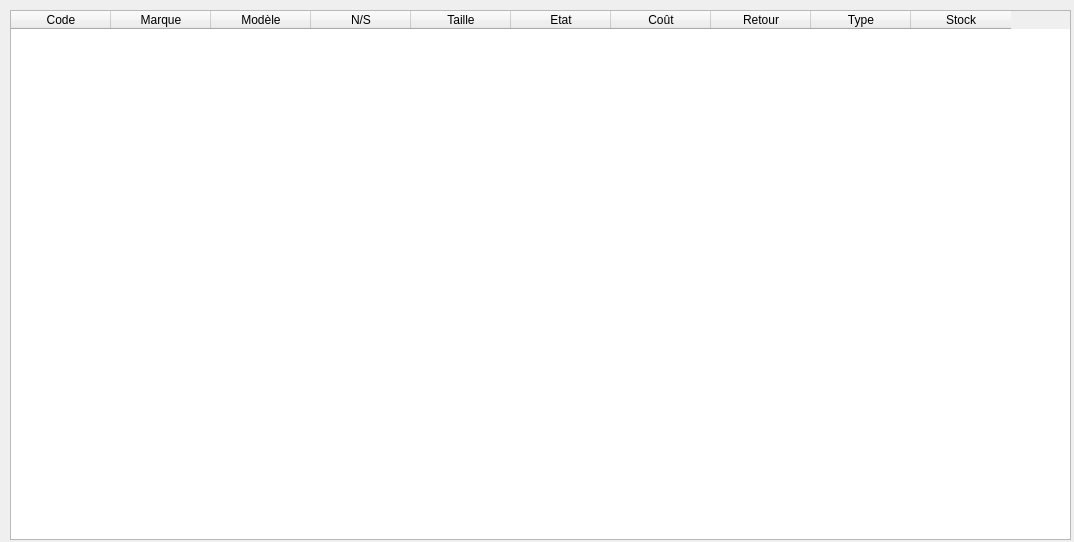
<?xml version="1.0" encoding="UTF-8"?>
<ui version="4.0">
 <class>Inventaire</class>
 <widget class="QMainWindow" name="Inventaire">
  <property name="geometry">
   <rect>
    <x>0</x>
    <y>0</y>
    <width>1074</width>
    <height>542</height>
   </rect>
  </property>
  <property name="windowTitle">
   <string>Inventaire</string>
  </property>
  <widget class="QWidget" name="centralwidget">
   <widget class="QTableWidget" name="tableStock">
    <property name="geometry">
     <rect>
      <x>10</x>
      <y>10</y>
      <width>1061</width>
      <height>530</height>
     </rect>
    </property>
    <property name="locale">
     <locale language="French" country="Switzerland"/>
    </property>
    <column>
     <property name="text">
      <string>Code</string>
     </property>
    </column>
    <column>
     <property name="text">
      <string>Marque</string>
     </property>
    </column>
    <column>
     <property name="text">
      <string>Modèle</string>
     </property>
    </column>
    <column>
     <property name="text">
      <string>N/S</string>
     </property>
    </column>
    <column>
     <property name="text">
      <string>Taille</string>
     </property>
    </column>
    <column>
     <property name="text">
      <string>Etat</string>
     </property>
    </column>
    <column>
     <property name="text">
      <string>Coût</string>
     </property>
    </column>
    <column>
     <property name="text">
      <string>Retour</string>
     </property>
    </column>
    <column>
     <property name="text">
      <string>Type</string>
     </property>
    </column>
    <column>
     <property name="text">
      <string>Stock</string>
     </property>
    </column>
   </widget>
  </widget>
 </widget>
 <resources/>
 <connections/>
</ui>
